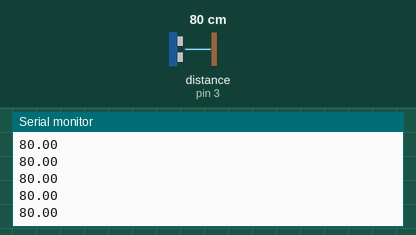
The sketch below on a simulated Arduino Uno, built with avr-gcc and run on an emulated ATmega328P. Shown: the last lines printed to the serial monitor. The inputs (shaded band) are chosen by the test bench; at power-on: distance to the obstacle (sensor on pin 3) 80 cm.

Above: at 1.2 s.
1.3 s: distance to the obstacle (sensor on pin 3) set to 2 cm
At 1.6 s:
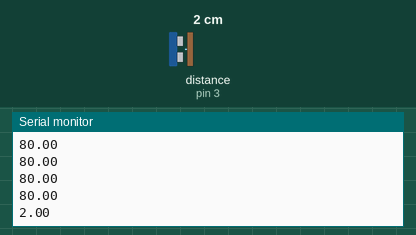
2.8 s: distance to the obstacle (sensor on pin 3) set to 4 cm
At 2.8 s:
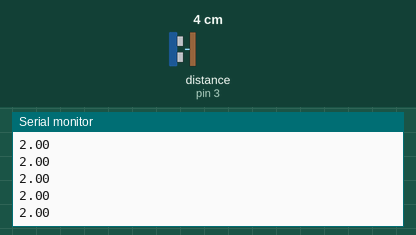
Timing chart, 0 to 5.8 s (numbered marks = the images above; inputs shaded):
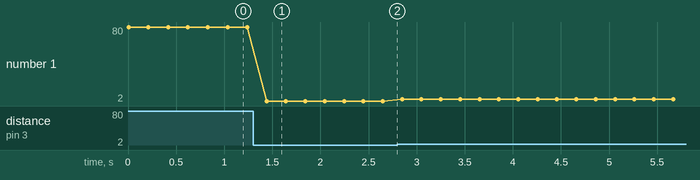

The sketch:

TestUltrasonic-DistanceSensor.ino
```cpp
#include "MeMCore.h"

MeUltrasonicSensor ultraSensor(PORT_3);
void setup() {
  // put your setup code here, to run once:
  //iniciamos el puerto serie
  Serial.begin(9600);
}


void loop()
{
  Serial.println(ultraSensor.distanceCm() );
  delay(200); /* the minimal measure interval is 100 milliseconds */
}
```

Measured:
- after the input at 1.3 s, the serial monitor: prints a new line after 0.14 s (image 1)
- plotted number 1: 80 → 2 after the input at 1.3 s, 2 → 4 after the input at 2.8 s
